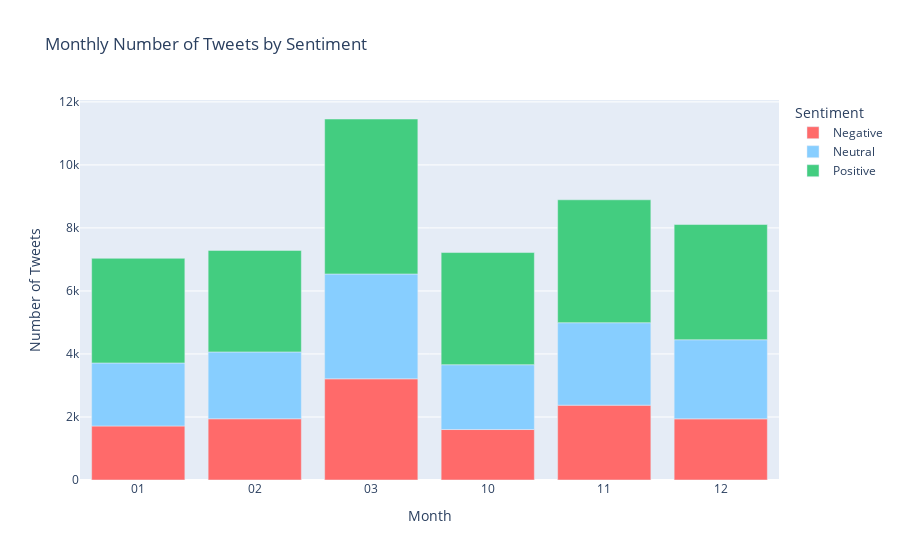

Notebook source saved alongside this figure:
### Code cell
# Function to format the month
def format_month(m: int):
    return f"{m:02d}"

# Define the desired order for months
month_order = [format_month(month) for month in range(1, 4)]  # January to December

# Group by Sentiment and month, and count the number of tweets
sentiment_monthly = data.groupby(['Sentiment', 'Prcsd_Month'])['Tweet'].count().reset_index()
sentiment_monthly.columns = ['Sentiment', 'Month', 'Number of Tweets']
sentiment_monthly['Month'] = sentiment_monthly['Month'].apply(format_month)

# Create a bar plot with custom month order
fig = px.bar(
    sentiment_monthly,
    x='Month',
    y='Number of Tweets',
    color='Sentiment',
    color_discrete_sequence=['#FF6A6A', '#87CEFF', '#43CD80'],
    title='Monthly Number of Tweets by Sentiment',
)

fig.update_xaxes(categoryorder='array', categoryarray=month_order)  # Specify the desired order

fig.update_layout(
    xaxis_title='Month',
    yaxis_title='Number of Tweets',
    legend_title='Sentiment',
)

fig.show()

### Figure 1 — Plotly figure (JSON) as saved in the notebook; plotly's stock layout.template omitted (floating-point values rounded to 4 significant figures)
{"data": [{"alignmentgroup": "True", "hovertemplate": "Sentiment=Negative<br>Month=%{x}<br>Number of Tweets=%{y}<extra></extra>", "legendgroup": "Negative", "marker": {"color": "#FF6A6A", "pattern": {"shape": ""}}, "name": "Negative", "offsetgroup": "Negative", "orientation": "v", "showlegend": true, "textposition": "auto", "type": "bar", "x": ["01", "02", "03", "10", "11", "12"], "xaxis": "x", "y": [1714, 1943, 3211, 1602, 2375, 1940], "yaxis": "y"}, {"alignmentgroup": "True", "hovertemplate": "Sentiment=Neutral<br>Month=%{x}<br>Number of Tweets=%{y}<extra></extra>", "legendgroup": "Neutral", "marker": {"color": "#87CEFF", "pattern": {"shape": ""}}, "name": "Neutral", "offsetgroup": "Neutral", "orientation": "v", "showlegend": true, "textposition": "auto", "type": "bar", "x": ["01", "02", "03", "10", "11", "12"], "xaxis": "x", "y": [2000, 2121, 3327, 2057, 2617, 2511], "yaxis": "y"}, {"alignmentgroup": "True", "hovertemplate": "Sentiment=Positive<br>Month=%{x}<br>Number of Tweets=%{y}<extra></extra>", "legendgroup": "Positive", "marker": {"color": "#43CD80", "pattern": {"shape": ""}}, "name": "Positive", "offsetgroup": "Positive", "orientation": "v", "showlegend": true, "textposition": "auto", "type": "bar", "x": ["01", "02", "03", "10", "11", "12"], "xaxis": "x", "y": [3322, 3222, 4919, 3560, 3901, 3657], "yaxis": "y"}], "layout": {"barmode": "relative", "legend": {"title": {"text": "Sentiment"}, "tracegroupgap": 0}, "title": {"text": "Monthly Number of Tweets by Sentiment"}, "xaxis": {"anchor": "y", "categoryarray": ["01", "02", "03"], "categoryorder": "array", "domain": [0, 1], "title": {"text": "Month"}}, "yaxis": {"anchor": "x", "domain": [0, 1], "title": {"text": "Number of Tweets"}}}}
